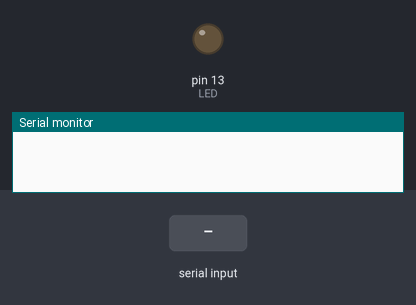
Bench run of a sketch on a simulated Arduino Uno, built with avr-gcc and run on an emulated ATmega328P. Shown: output pins drawn as LEDs (lit = HIGH), the last lines printed to the serial monitor. The inputs (shaded band) are chosen by the test bench.

Above: at 1.2 s.
1.3 s: "1" received over Serial
At 1.8 s:
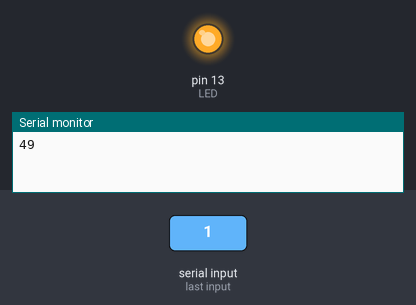
2.8 s: "0" received over Serial
At 4.1 s:
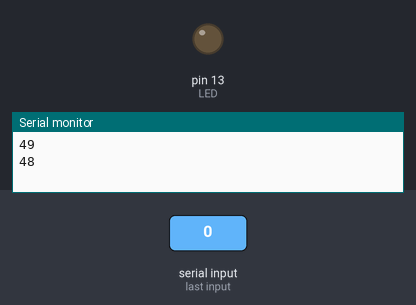
Timing chart, 0 to 5.8 s (numbered marks = the images above; inputs shaded):
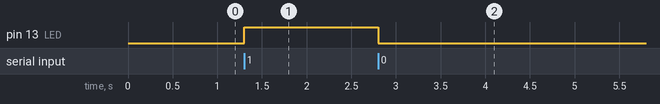

The sketch:

sketch_sep08b.ino
```cpp
int LED = 13;
void setup() {
Serial.begin(9600);
pinMode(LED, OUTPUT);
}
int serialData;
void loop() {
if (Serial.available() > 0) {
serialData = Serial.read();
Serial.println(serialData);
if (serialData == '1'){
digitalWrite(LED, HIGH);
}
else if (serialData == '0'){
digitalWrite(LED, LOW);
}
}
}
```

Measured:
- after the input at 1.3 s, pin 13 (LED): LOW → HIGH at once
- after the input at 2.8 s, pin 13 (LED): HIGH → LOW at once
